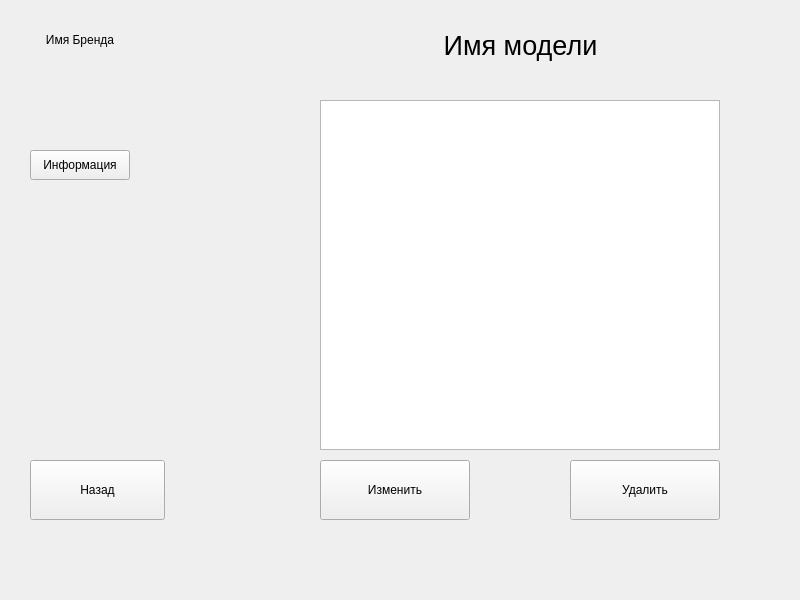
<?xml version="1.0" encoding="UTF-8"?>
<ui version="4.0">
 <class>MainWindow</class>
 <widget class="QMainWindow" name="MainWindow">
  <property name="geometry">
   <rect>
    <x>0</x>
    <y>0</y>
    <width>800</width>
    <height>600</height>
   </rect>
  </property>
  <property name="windowTitle">
   <string>MainWindow</string>
  </property>
  <widget class="QWidget" name="centralwidget">
   <widget class="QLabel" name="BrandNameLabel">
    <property name="geometry">
     <rect>
      <x>30</x>
      <y>30</y>
      <width>100</width>
      <height>20</height>
     </rect>
    </property>
    <property name="text">
     <string>Имя Бренда</string>
    </property>
    <property name="scaledContents">
     <bool>false</bool>
    </property>
    <property name="alignment">
     <set>Qt::AlignCenter</set>
    </property>
   </widget>
   <widget class="QLabel" name="BrandPicLabel">
    <property name="geometry">
     <rect>
      <x>30</x>
      <y>50</y>
      <width>100</width>
      <height>100</height>
     </rect>
    </property>
    <property name="text">
     <string/>
    </property>
    <property name="pixmap">
     <pixmap>C:/Users/T/Pictures/O1gerKj--dGl_k0PXyL-sY4GprPziWVlILIwqPOblsUgcskhjU9JfRi9_R-qjJz2PvZhT4WiPANHNoHSeijslYd3.jpg</pixmap>
    </property>
    <property name="scaledContents">
     <bool>true</bool>
    </property>
   </widget>
   <widget class="QPushButton" name="BrandInfoButton">
    <property name="geometry">
     <rect>
      <x>30</x>
      <y>150</y>
      <width>100</width>
      <height>30</height>
     </rect>
    </property>
    <property name="text">
     <string>Информация</string>
    </property>
   </widget>
   <widget class="QLabel" name="ModelNameLabel">
    <property name="geometry">
     <rect>
      <x>320</x>
      <y>30</y>
      <width>401</width>
      <height>31</height>
     </rect>
    </property>
    <property name="font">
     <font>
      <pointsize>20</pointsize>
     </font>
    </property>
    <property name="text">
     <string>Имя модели</string>
    </property>
    <property name="alignment">
     <set>Qt::AlignCenter</set>
    </property>
   </widget>
   <widget class="QTableWidget" name="SpecTable">
    <property name="geometry">
     <rect>
      <x>320</x>
      <y>100</y>
      <width>400</width>
      <height>350</height>
     </rect>
    </property>
   </widget>
   <widget class="QPushButton" name="BackButton">
    <property name="geometry">
     <rect>
      <x>30</x>
      <y>460</y>
      <width>135</width>
      <height>60</height>
     </rect>
    </property>
    <property name="text">
     <string>Назад</string>
    </property>
   </widget>
   <widget class="QPushButton" name="EditButton">
    <property name="geometry">
     <rect>
      <x>320</x>
      <y>460</y>
      <width>150</width>
      <height>60</height>
     </rect>
    </property>
    <property name="text">
     <string>Изменить</string>
    </property>
   </widget>
   <widget class="QPushButton" name="DeletButton">
    <property name="geometry">
     <rect>
      <x>570</x>
      <y>460</y>
      <width>150</width>
      <height>60</height>
     </rect>
    </property>
    <property name="text">
     <string>Удалить</string>
    </property>
   </widget>
  </widget>
 </widget>
 <resources/>
 <connections/>
</ui>
